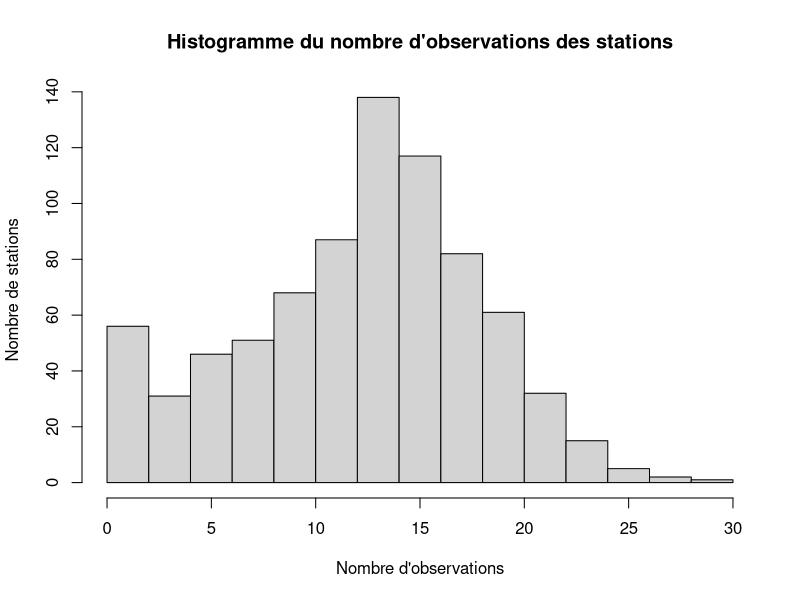
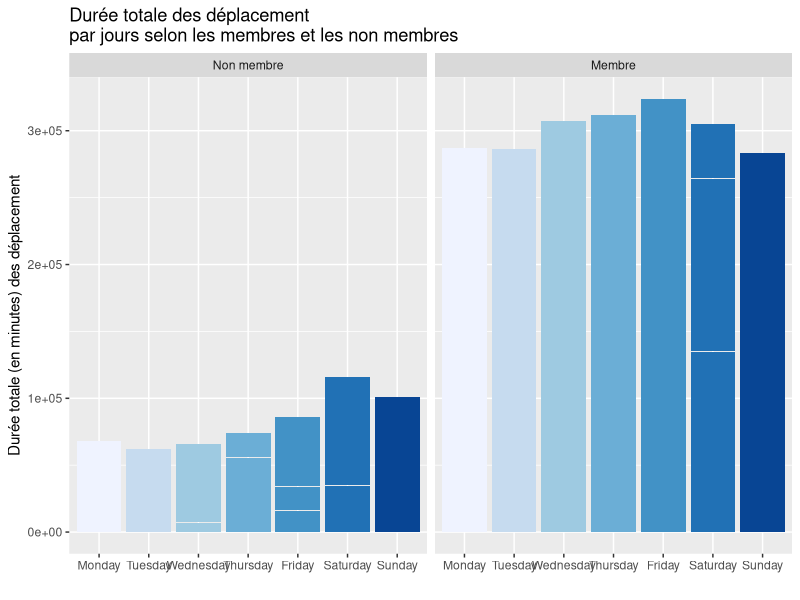
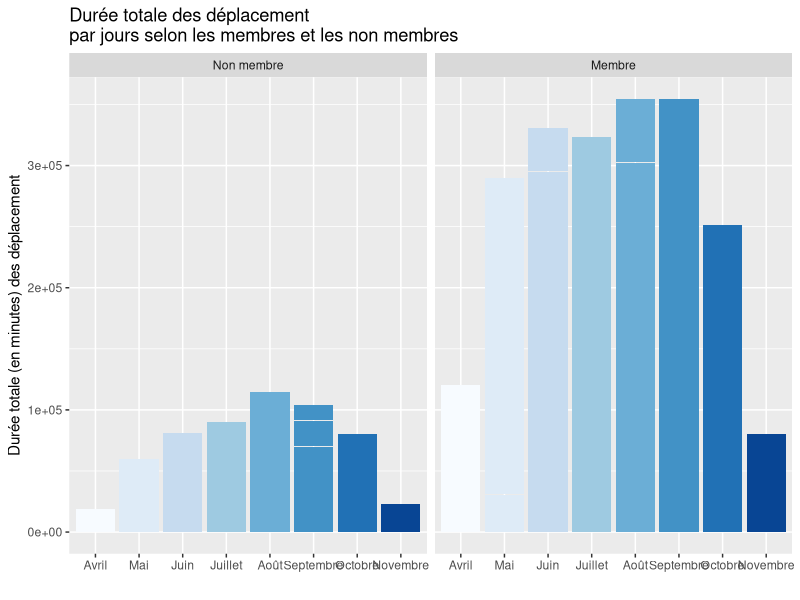
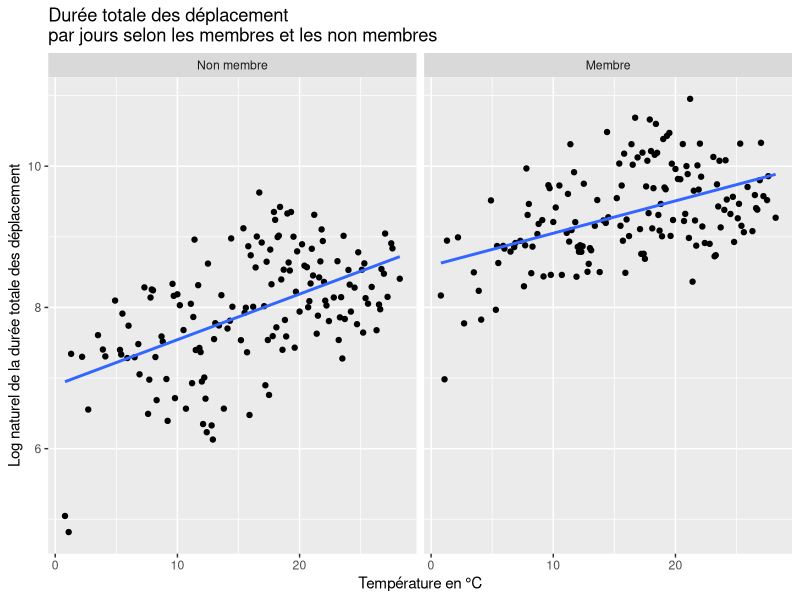
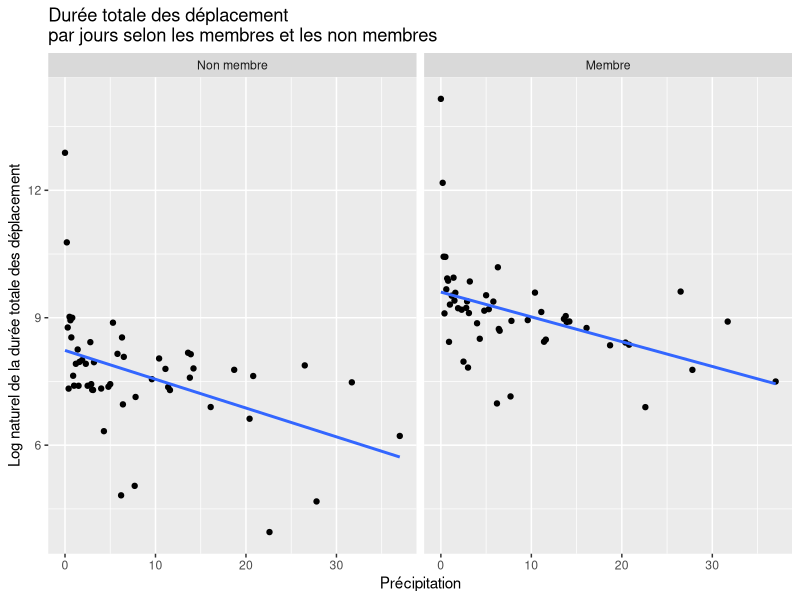
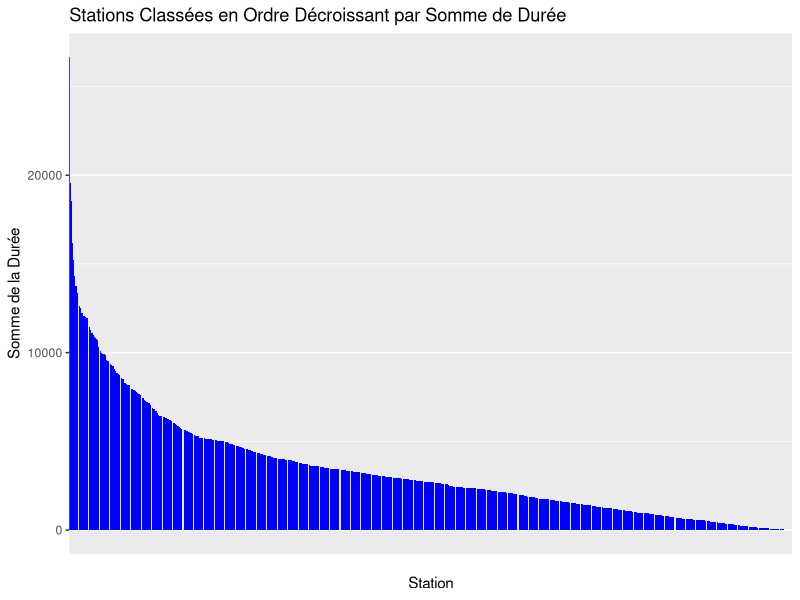
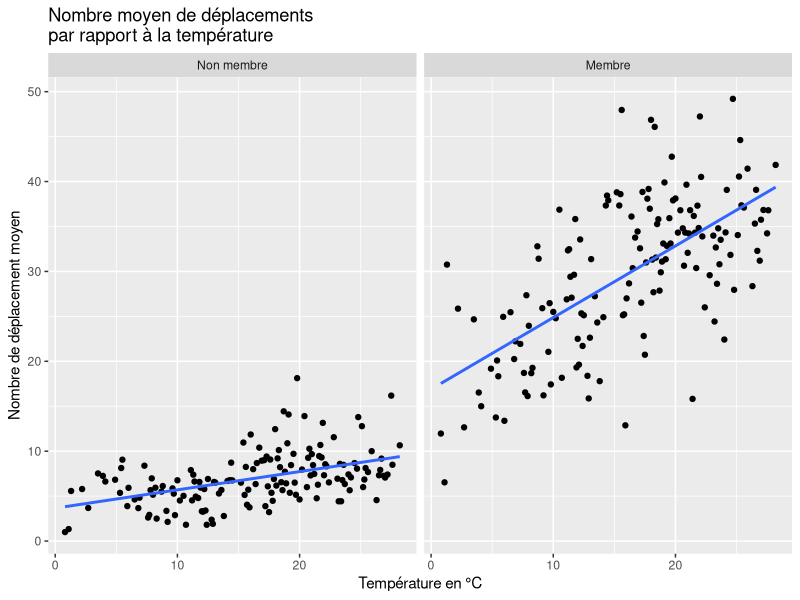
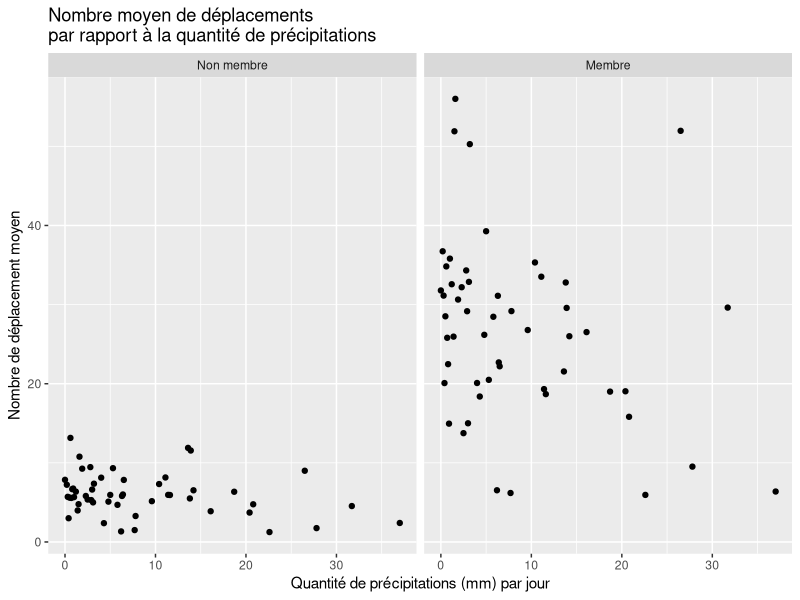

Here is the R script that generated these plots, in order:
## ---- chunk 1
knitr::opts_chunk$set(echo = FALSE)
knitr::opts_chunk$set(message = FALSE)
knitr::opts_chunk$set(warning = FALSE)
knitr::opts_chunk$set(error = FALSE)
## ---- chunk 2
library(tidyverse)
library(ggthemes)
library(RColorBrewer)
library(knitr)
## ---- chunk 3
dat = read.csv("bixi1.csv")

## ---- chunk 4
#Importation des données
bixi_raw_data_df= dat
#bixi_raw_data_df=read.table("raw_data/bixi1.csv", sep = ",", header = T)
## ---- chunk 5
knitr::kable(head(bixi_raw_data_df), caption="6 premières observations du jeu de données")
## ---- chunk 6
knitr::kable(tail(bixi_raw_data_df), caption="6 dernières observations du jeu de données")
## ---- chunk 7
str(bixi_raw_data_df)
## ---- chunk 8
options(knitr.kable.NA = "")
bixi_df=data.frame(station=as.factor(bixi_raw_data_df$station),
                   mm=as.factor(bixi_raw_data_df$mm),
                   dd=as.factor(bixi_raw_data_df$dd),
                   wday=as.factor(bixi_raw_data_df$wday),
                   mem=as.factor(bixi_raw_data_df$mem),
                   holiday=as.factor(bixi_raw_data_df$holiday),
                   bixi_raw_data_df[,7:ncol(bixi_raw_data_df)])
knitr::kable(summary(bixi_df), caption="Sommaire des observations")
## ---- chunk 9
freqTable_station=table(bixi_df$station)
hist(freqTable_station, xlab = "Nombre d'observations", ylab = "Nombre de stations", main = "Histogramme du nombre d'observations des stations")
## ---- chunk 10
dat$wday <- factor(dat$wday,
                   levels = c("Monday", "Tuesday", "Wednesday", "Thursday", "Friday", "Saturday", "Sunday"))

label <- c(`1` = "Membre", `0` = "Non membre")
## ---- chunk 11
ggplot(dat, aes(x=wday, y=dur,
           fill = wday)) +
  geom_bar(stat = "identity") +
  scale_fill_brewer(palette = "Blues")+
  facet_wrap(~ mem,labeller=labeller(mem=label))+
  theme(legend.position="none")+
  labs(title = "Durée totale des déplacement \npar jours selon les membres et les non membres")+
  xlab("")+
  ylab("Durée totale (en minutes) des déplacement")
## ---- chunk 12
dat$wday <- factor(dat$wday,
                   levels = c("Monday", "Tuesday", "Wednesday", "Thursday", "Friday", "Saturday", "Sunday"))

label <- c(`1` = "Membre", `0` = "Non membre")
## ---- chunk 13
ggplot(dat, aes(as.factor(mm), dur, fill = as.factor(mm))) +
  geom_bar(stat = "identity") +
  scale_fill_brewer(palette = "Blues")+
  facet_wrap(~ mem,labeller=labeller(mem=label))+
  theme(legend.position="none")+
  scale_x_discrete(breaks = 4:11,labels=c("Avril","Mai","Juin", "Juillet", "Août", "Septembre", "Octobre", "Novembre")) +
  labs(title = "Durée totale des déplacement \npar jours selon les membres et les non membres")+
  xlab("")+
  ylab("Durée totale (en minutes) des déplacement")
## ---- chunk 14
dat_temp <- dat %>%
  select(mem, dur, temp, avg) %>% 
  group_by(temp, mem) %>%
  summarise(dur = log(sum(dur)))
## ---- chunk 15
ggplot(dat_temp, aes(temp, dur)) +
  geom_point() +
  facet_wrap(~mem,labeller=labeller(mem=label))+
  geom_smooth(method='lm', se=FALSE) +
  labs(title = "Durée totale des déplacement \npar jours selon les membres et les non membres")+
  xlab("Température en °C")+
  ylab("Log naturel de la durée totale des déplacement")

dat_temp_cor = dat_temp %>% 
  group_by(mem) %>%
  summarise(cor = cor(temp,dur))
## ---- chunk 16
dat_rain <- dat %>%
  select(mem, dur, rain) %>% 
  group_by(rain, mem) %>%
  summarise(dur = log(sum(dur)))

## ---- chunk 17
ggplot(dat_rain, aes(rain, dur)) +
  geom_point() +
  facet_wrap(~mem,labeller=labeller(mem=label)) +
  geom_smooth(method='lm', se=FALSE) +
  labs(title = "Durée totale des déplacement \npar jours selon les membres et les non membres")+
  xlab("Précipitation")+
  ylab("Log naturel de la durée totale des déplacement")

dat_rain_cor = dat_rain %>% 
  group_by(mem) %>%
  summarise(cor = cor(rain,dur))
## ---- chunk 18
dat_mem <- dat %>%
  select(mem, avg, dur) %>% 
  group_by(mem) %>%
  summarise(avg = mean(avg), dur = sum(dur)) %>% 
  mutate(dur_relative = ifelse(mem == 1, dur / sum(dat$mem == 1), dur / sum(dat$mem ==0))) %>% 
  mutate(mem = ifelse(mem == 1, "Membre", "Non-membre"))
## ---- chunk 19
kable(dat_mem, col.names = c("Membre", "Durée moyenne", "Durée totale", "Durée totale relative"), caption = "Détail sur la durée selon les abonnements")
## ---- chunk 20
dat_hol <- dat %>%
  select(holiday, avg, dur) %>% 
  group_by(holiday) %>%
  summarise(avg = mean(avg), dur = sum(dur)) %>% 
  mutate(dur_relative = ifelse(holiday == 1, dur / sum(dat$holiday == 1), dur / sum(dat$holiday ==0))) %>% 
  mutate(holiday = ifelse(holiday == 1, "Férié", "Non férié"))


kable(dat_hol, col.names = c("Jour", "Durée moyenne", "Durée totale", "Durée totale relative"), caption = "Détail sur la durée selon les fériés")

## ---- chunk 21
dat_station = dat %>% group_by(station) %>% summarise(dur = sum(dur))
data <- dat_station[order(-dat_station$dur), ]

# Créer un graphique à barres classant les stations en ordre décroissant
ggplot(data, aes(x = factor(station, levels = unique(data$station)), y = dur)) +
  geom_bar(stat = "identity", fill = "blue") +
  labs(x = "Station", y = "Somme de la Durée", title = "Stations Classées en Ordre Décroissant par Somme de Durée") +
  scale_x_discrete(labels = rep("", length(data$station))) +
  theme(panel.grid.major.x = element_blank(),
        axis.ticks.x = element_blank())
  
top3_stat_dur = head(data, 3)
## ---- chunk 22
dat_temp_ntot <- dat %>%
  select(mem, n_tot, temp) %>% 
  group_by(temp, mem) %>%
  summarise(n_tot = (mean(n_tot)))

ggplot(dat_temp_ntot, aes(temp, n_tot)) +
  geom_point() + geom_smooth(method='lm', se=FALSE) +
  facet_wrap(~mem,labeller=labeller(mem=label)) +
  labs(title = "Nombre moyen de déplacements \npar rapport à la température")+
  xlab("Température en °C")+
  ylab("Nombre de déplacement moyen")

dat_temp_ntot_cor = dat_temp_ntot %>% 
  group_by(mem) %>%
  summarise(cor = cor(temp,n_tot))
## ---- chunk 23

mean_temp_vs_mm <- round(aggregate(dat$temp~dat$mm, FUN=mean, na.rm = TRUE), digits=2)
kable(mean_temp_vs_mm, col.names = c("Mois","Température moyenne (°C)"), caption = "Température moyenne par mois")

## ---- chunk 24
dat_rain_ntot <- dat %>%
  select(mem, n_tot, rain) %>% 
  group_by(rain, mem) %>%
  summarise(n_tot = (mean(n_tot)))

ggplot(dat_rain_ntot, aes(rain, n_tot)) +
  geom_point() + #geom_smooth(method='lm', se=FALSE) +
  facet_wrap(~mem,labeller=labeller(mem=label)) +
  labs(title = "Nombre moyen de déplacements \npar rapport à la quantité de précipitations")+
  xlab("Quantité de précipitations (mm) par jour")+
  ylab("Nombre de déplacement moyen")

dat_rain_ntot_cor = dat_rain_ntot %>% 
  group_by(mem) %>%
  summarise(cor = cor(rain,n_tot))
## ---- chunk 25

monday <- select(filter(dat, wday == "Monday" & mem == 1),n_tot,n_AM,n_PM)
v_monday <- c(mean(monday$n_AM),mean(monday$n_PM), mean(monday$n_tot-monday$n_AM-monday$n_PM),mean(monday$n_tot))

monday_nm <- select(filter(dat, wday == "Monday" & mem == 0),n_tot,n_AM,n_PM)
v_monday_nm <- c(mean(monday_nm$n_AM),mean(monday_nm$n_PM),mean(monday_nm$n_tot-monday_nm$n_AM-monday_nm$n_PM),mean(monday_nm$n_tot))


tuesday <- select(filter(dat, wday == "Tuesday" & mem == 1),n_tot,n_AM,n_PM)
v_tuesday <- c(mean(tuesday$n_AM),mean(tuesday$n_PM), mean(tuesday$n_tot-tuesday$n_AM-tuesday$n_PM),mean(tuesday$n_tot))

tuesday_nm <- select(filter(dat, wday == "Tuesday" & mem == 0),n_tot,n_AM,n_PM)
v_tuesday_nm <- c(mean(tuesday_nm$n_AM),mean(tuesday_nm$n_PM),mean(tuesday_nm$n_tot-tuesday_nm$n_AM-tuesday_nm$n_PM),mean(tuesday_nm$n_tot))


wednesday <- select(filter(dat, wday == "Wednesday" & mem == 1),n_tot,n_AM,n_PM)
v_wednesday <- c(mean(wednesday$n_AM),mean(wednesday$n_PM), mean(wednesday$n_tot-wednesday$n_AM-wednesday$n_PM),mean(wednesday$n_tot))

wednesday_nm <- select(filter(dat, wday == "Wednesday" & mem == 0),n_tot,n_AM,n_PM)
v_wednesday_nm <- c(mean(wednesday_nm$n_AM),mean(wednesday_nm$n_PM),mean(wednesday_nm$n_tot-wednesday_nm$n_AM-wednesday_nm$n_PM),mean(wednesday_nm$n_tot))


thursday <- select(filter(dat, wday == "Thursday" & mem == 1),n_tot,n_AM,n_PM)
v_thursday <- c(mean(thursday$n_AM),mean(thursday$n_PM), mean(thursday$n_tot-thursday$n_AM-thursday$n_PM),mean(thursday$n_tot))

thursday_nm <- select(filter(dat, wday == "Thursday" & mem == 0),n_tot,n_AM,n_PM)
v_thursday_nm <- c(mean(thursday_nm$n_AM),mean(thursday_nm$n_PM),mean(thursday_nm$n_tot-thursday_nm$n_AM-thursday_nm$n_PM),mean(thursday_nm$n_tot))


friday <- select(filter(dat, wday == "Friday" & mem == 1),n_tot,n_AM,n_PM)
v_friday <- c(mean(friday$n_AM),mean(friday$n_PM), mean(friday$n_tot-friday$n_AM-friday$n_PM),mean(friday$n_tot))

friday_nm <- select(filter(dat, wday == "Friday" & mem == 0),n_tot,n_AM,n_PM)
v_friday_nm <- c(mean(friday_nm$n_AM),mean(friday_nm$n_PM),mean(friday_nm$n_tot-friday_nm$n_AM-friday_nm$n_PM),mean(friday_nm$n_tot))


saturday <- select(filter(dat, wday == "Saturday" & mem == 1),n_tot,n_AM,n_PM)
v_saturday <- c(mean(saturday$n_AM),mean(saturday$n_PM), mean(saturday$n_tot-saturday$n_AM-saturday$n_PM),mean(saturday$n_tot))

saturday_nm <- select(filter(dat, wday == "Saturday" & mem == 0),n_tot,n_AM,n_PM)
v_saturday_nm <- c(mean(saturday_nm$n_AM),mean(saturday_nm$n_PM),mean(saturday_nm$n_tot-saturday_nm$n_AM-saturday_nm$n_PM),mean(saturday_nm$n_tot))


sunday <- select(filter(dat, wday == "Sunday" & mem == 1),n_tot,n_AM,n_PM)
v_sunday <- c(mean(sunday$n_AM),mean(sunday$n_PM), mean(sunday$n_tot-sunday$n_AM-sunday$n_PM),mean(sunday$n_tot))

sunday_nm <- select(filter(dat, wday == "Sunday" & mem == 0),n_tot,n_AM,n_PM)
v_sunday_nm <- c(mean(sunday_nm$n_AM),mean(sunday_nm$n_PM),mean(sunday_nm$n_tot-sunday_nm$n_AM-sunday_nm$n_PM),mean(sunday_nm$n_tot))


v_semaine <- c(mean(v_monday[1],v_tuesday[1],v_wednesday[1],v_thursday[1],v_friday[1]),+
             mean(v_monday[2],v_tuesday[2],v_wednesday[2],v_thursday[2],v_friday[2]),+
             mean(v_monday[3],v_tuesday[3],v_wednesday[3],v_thursday[3],v_friday[3]),+
             mean(v_monday[4],v_tuesday[4],v_wednesday[4],v_thursday[4],v_friday[4]))

v_fin_semaine <- c(mean(v_saturday[1],v_sunday[1]),+
                 mean(v_saturday[2],v_sunday[2]),+
                 mean(v_saturday[3],v_sunday[3]),+
                 mean(v_saturday[4],v_sunday[4]))


v_semaine_nm <- c(mean(v_monday_nm[1],v_tuesday_nm[1],v_wednesday_nm[1],v_thursday_nm[1],v_friday_nm[1]),+
             mean(v_monday_nm[2],v_tuesday_nm[2],v_wednesday_nm[2],v_thursday_nm[2],v_friday_nm[2]),+
             mean(v_monday_nm[3],v_tuesday_nm[3],v_wednesday_nm[3],v_thursday_nm[3],v_friday_nm[3]),+
             mean(v_monday_nm[4],v_tuesday_nm[4],v_wednesday_nm[4],v_thursday_nm[4],v_friday_nm[4]))

v_fin_semaine_nm <- c(mean(v_saturday_nm[1],v_sunday_nm[1]),+
                 mean(v_saturday_nm[2],v_sunday_nm[2]),+
                 mean(v_saturday_nm[3],v_sunday_nm[3]),+
                 mean(v_saturday_nm[4],v_sunday_nm[4]))

n_tot_vs_day = ceiling(c(v_monday, v_tuesday, v_wednesday, v_thursday, v_friday, v_saturday, v_sunday, v_semaine, v_fin_semaine))
n_tot_vs_day_nm = ceiling(c(v_monday_nm, v_tuesday_nm, v_wednesday_nm, v_thursday_nm, v_friday_nm, v_saturday_nm, v_sunday_nm, v_semaine_nm, v_fin_semaine_nm))


moment <- rep(c("AM", "PM", "Nuit", "Total"),9)

day <- c(rep("Lundi",4), rep("Mardi",4), rep("Mercredi",4), rep("Jeudi",4), rep("Vendredi",4), rep("Samedi",4), rep("Dimanche",4), rep("Semaine",4), rep("Fin de semaine",4))

wday_data_n <- data.frame(moment,n_tot_vs_day,day)
wday_data_n_nm <- data.frame(moment,n_tot_vs_day_nm,day)

wday_data_n <- wday_data_n %>% mutate(day=factor(day, 
                                      levels=c("Lundi", "Mardi", "Mercredi",
                                               "Jeudi", "Vendredi", "Samedi", 
                                               "Dimanche", "Semaine", "Fin de semaine"), ordered=TRUE))

wday_data_n_nm <- wday_data_n_nm %>% mutate(day=factor(day, 
                                      levels=c("Lundi", "Mardi", "Mercredi",
                                               "Jeudi", "Vendredi", "Samedi", 
                                               "Dimanche", "Semaine", "Fin de semaine"), ordered=TRUE))

ggplot(wday_data_n, aes(fill=moment,y = n_tot_vs_day, x = day )) + geom_bar(position="dodge", stat="identity")+
geom_text(aes(label=n_tot_vs_day), position=position_dodge(width=0.9), vjust=-0.25) #+
  #geom_vline(xintercept=7.5, linetype="dotted", color="red", size = 0.8)

ggplot(wday_data_n_nm, aes(fill=moment,y = n_tot_vs_day_nm, x = day )) + geom_bar(position="dodge", stat="identity")+
geom_text(aes(label=n_tot_vs_day_nm), position=position_dodge(width=0.9), vjust=-0.25) #+
  #geom_vline(xintercept=7.5, linetype="dotted", color="red", size = 0.8)
              
## ---- chunk 26

dat_hol_n_tot <- dat %>%
  select(holiday, n_tot) %>% 
  group_by(holiday) %>%
  mutate(mean_n_tot = n_tot) %>% 
  summarise(mean_n_tot = mean(n_tot), n_tot = sum(n_tot)) %>%
  mutate(holiday = ifelse(holiday == 1, "Férié", "Non férié"))

kable(dat_hol_n_tot, col.names = c("Jour", "Nb. déplacement moyen", "Nb. déplacement total"), caption = "Détail sur le nombre de déplacement selon les fériés")

## ---- chunk 27
dat_mem_n_tot <- dat %>%
  select(mem, n_tot) %>% 
  group_by(mem) %>%
  summarise(avg = mean(n_tot), n_tot = sum(n_tot)) %>% 
  mutate(mem = ifelse(mem == 1, "Membre", "Non-membre"))

kable(dat_mem_n_tot, col.names = c("Membre", "Nb. de déplacement moyen", "Nb. de déplacement total"), caption = "Détail sur le nombre de déplacement selon les abonnements")
## ---- chunk 28

etat <- rep(c("Membre", "Non-membre"),8)

mois <- c(rep("Avril",2), rep("Mai",2), rep("Juin",2), rep("Juillet",2), rep("Août",2), rep("Septembre",2), rep("Octobre",2), rep("Novembre",2))

dat_mem_n_tot_vs_mm <- select(filter(dat,mem == 1),n_tot,mm)
dat_nmem_n_tot_vs_mm <- select(filter(dat,mem == 0),n_tot,mm)

#v_n_tot_vs_mm <- ceiling(c(mean(filter(dat_mem_n_tot_vs_mm, mm == 4)$n_tot), mean(filter(dat_nmem_n_tot_vs_mm, mm == 4)$n_tot),+
#                       mean(filter(dat_mem_n_tot_vs_mm, mm == 5)$n_tot), mean(filter(dat_nmem_n_tot_vs_mm, mm == 5)$n_tot),+
#                       mean(filter(dat_mem_n_tot_vs_mm, mm == 6)$n_tot), mean(filter(dat_nmem_n_tot_vs_mm, mm == 6)$n_tot),+
#                       mean(filter(dat_mem_n_tot_vs_mm, mm == 7)$n_tot), mean(filter(dat_nmem_n_tot_vs_mm, mm == 7)$n_tot),+
#                       mean(filter(dat_mem_n_tot_vs_mm, mm == 8)$n_tot), mean(filter(dat_nmem_n_tot_vs_mm, mm == 8)$n_tot),+
#                       mean(filter(dat_mem_n_tot_vs_mm, mm == 9)$n_tot), mean(filter(dat_nmem_n_tot_vs_mm, mm == 9)$n_tot),+
#                       mean(filter(dat_mem_n_tot_vs_mm, mm == 10)$n_tot), mean(filter(dat_nmem_n_tot_vs_mm, mm == 10)$n_tot),+
#                       mean(filter(dat_mem_n_tot_vs_mm, mm == 11)$n_tot), mean(filter(dat_nmem_n_tot_vs_mm, mm == 11)$n_tot)))

v_n_tot_vs_mm <- c(sum(filter(dat_mem_n_tot_vs_mm, mm == 4)$n_tot), sum(filter(dat_nmem_n_tot_vs_mm, mm == 4)$n_tot),+
                       sum(filter(dat_mem_n_tot_vs_mm, mm == 5)$n_tot), sum(filter(dat_nmem_n_tot_vs_mm, mm == 5)$n_tot),+
                       sum(filter(dat_mem_n_tot_vs_mm, mm == 6)$n_tot), sum(filter(dat_nmem_n_tot_vs_mm, mm == 6)$n_tot),+
                       sum(filter(dat_mem_n_tot_vs_mm, mm == 7)$n_tot), sum(filter(dat_nmem_n_tot_vs_mm, mm == 7)$n_tot),+
                       sum(filter(dat_mem_n_tot_vs_mm, mm == 8)$n_tot), sum(filter(dat_nmem_n_tot_vs_mm, mm == 8)$n_tot),+
                       sum(filter(dat_mem_n_tot_vs_mm, mm == 9)$n_tot), sum(filter(dat_nmem_n_tot_vs_mm, mm == 9)$n_tot),+
                       sum(filter(dat_mem_n_tot_vs_mm, mm == 10)$n_tot), sum(filter(dat_nmem_n_tot_vs_mm, mm == 10)$n_tot),+
                       sum(filter(dat_mem_n_tot_vs_mm, mm == 11)$n_tot), sum(filter(dat_nmem_n_tot_vs_mm, mm == 11)$n_tot))


dmm_data_n_tot <- data.frame(etat,v_n_tot_vs_mm,mois)

#ggplot(dmm_data_n_tot, aes(fill=etat,y = v_n_tot_vs_mm, x = mois)) + geom_bar(position="dodge",stat="identity")+
#geom_text(aes(label=v_n_tot_vs_mm), position=position_dodge(width=0.9), vjust=-0.25)


dat_test <- dat %>%
  select(mem, n_tot, mm) %>% 
  group_by(mm, mem) %>%
  summarise(n_tot = (sum(n_tot)))

mois <- c(rep("Avril",2), rep("Mai",2), rep("Juin",2), rep("Juillet",2), rep("Août",2), rep("Septembre",2), rep("Octobre",2), rep("Novembre",2))

dat_test <- dat_test %>% mutate(mm=factor(mm, 
                                      levels=c(4:11), ordered=TRUE))


ggplot(dat_test, aes(x=mm, y=n_tot,
           fill = mois)) +
  geom_bar(stat = "identity") +
  scale_fill_brewer(palette = "Blues")+
  facet_wrap(~ mem,labeller=labeller(mem=label))+
  theme(legend.position="none")+
  labs(title = "Nombre de déplacement \npar jours selon les membres et les non membres")+
  xlab("")+
  ylab("Nombre de déplacement")

## ---- chunk 29

dat_n_tot_station <- dat %>%
  select(mem, n_tot, station) %>% 
  group_by(station, mem) %>%
  summarise(n_tot = (sum(n_tot)))%>% 
  add_count(station) %>% 
  filter(dense_rank(n_tot) < 14)


plot(dat_n_tot_station$station,dat_n_tot_station$n_tot)
## ---- chunk 30
knitr::kable(summary(dat), caption="tableau")

## ---- chunk 31
donnees_summary <- dat %>%
  group_by(mem) %>%
  summarise(percentage = n() / nrow(dat) * 100)
# Création variable pour afficher en %

# Création du graphique à barres
ggplot(data = donnees_summary, aes(x = factor(mem), y = percentage, fill = factor(mem))) +
  geom_bar(stat = "identity") +
  guides(fill=guide_legend(title = "Membre"))+
  ggtitle("Pourcentage de membre et de non membre BIXI")+
  xlab("")+
  ylab("Pourcentage")+
  theme_minimal()
## ---- chunk 32
dat %>%  ggplot(aes(avg,temp))+
  geom_point()+
  theme_minimal()

dat %>% ggplot(aes(dur))+
  geom_density()
  
